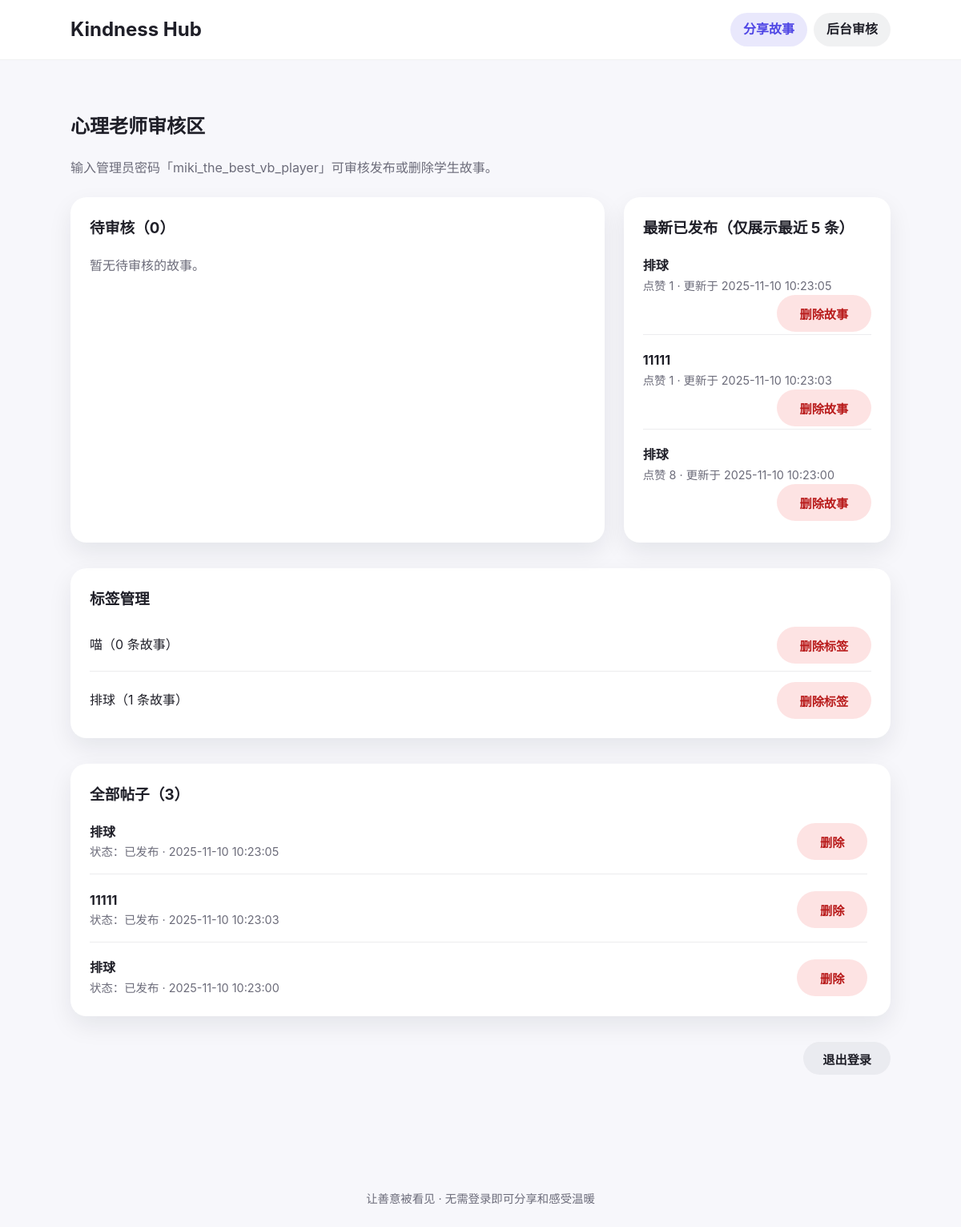
Before: /admin (signed in) with the older database file.
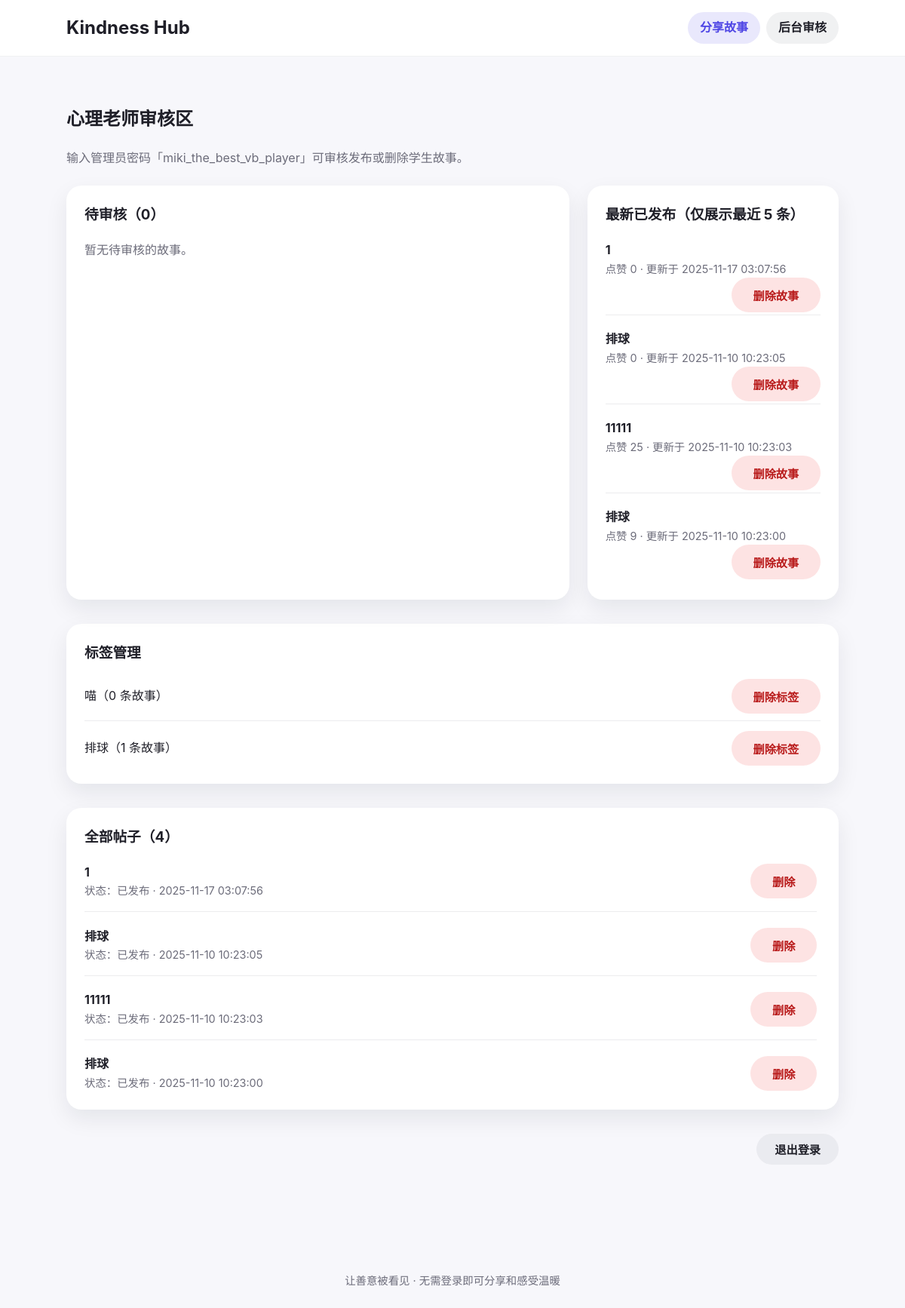
After: the same page with the newer database file.
### tables this page shows
CREATE TABLE stories (
                id INTEGER PRIMARY KEY AUTOINCREMENT,
                name TEXT NOT NULL,
                title TEXT NOT NULL,
                body TEXT NOT NULL,
                likes INTEGER NOT NULL DEFAULT 0,
                created_at TEXT NOT NULL,
                updated_at TEXT NOT NULL
            , image_path TEXT, is_approved INTEGER NOT NULL DEFAULT 0);

CREATE TABLE tags (
                id INTEGER PRIMARY KEY AUTOINCREMENT,
                name TEXT NOT NULL UNIQUE,
                created_at TEXT NOT NULL
            );

### app.py (the view, shortened to what this page needs)
@app.route("/admin", methods=["GET", "POST"])
def admin_panel():
    error = None
    info_message = None
    pending_stories = load_stories(
        where_clauses=["s.is_approved = 0"],
        order_sql="ORDER BY s.created_at ASC",
    )
    published_stories = load_stories(
        where_clauses=["s.is_approved = 1"],
        order_sql="ORDER BY s.updated_at DESC",
    )[:5]
    all_stories = load_stories(order_sql="ORDER BY s.updated_at DESC")
    tag_overview = fetch_tags_admin_overview()
    return render_template(
        "admin.html",
        error=error,
        info_message=info_message,
        pending_stories=pending_stories,
        published_stories=published_stories,
        all_stories=all_stories,
        tag_overview=tag_overview,
    )

### app.py (called while the page is built)
def get_connection() -> sqlite3.Connection:
    conn = sqlite3.connect(DATABASE_PATH)
    conn.row_factory = sqlite3.Row
    conn.execute("PRAGMA foreign_keys = ON")
    return conn

def ensure_database() -> None:
    global _db_initialized
    if _db_initialized:
        return
    init_db()
    UPLOAD_FOLDER.mkdir(parents=True, exist_ok=True)
    _db_initialized = True

@app.before_request
def before_request() -> None:
    ensure_database()

def fetch_tags_admin_overview() -> list[sqlite3.Row]:
    with get_connection() as conn:
        return conn.execute(
            """
            SELECT t.id, t.name, COUNT(DISTINCT st.story_id) AS story_count
            FROM tags t
            LEFT JOIN story_tags st ON st.tag_id = t.id
            GROUP BY t.id
            ORDER BY t.name COLLATE NOCASE
            """
        ).fetchall()

def build_story_payload(row: sqlite3.Row) -> dict:
    story = dict(row)
    tag_names = story.pop("tag_names", "") or ""
    tag_ids = story.pop("tag_ids", "") or ""
    names = [name for name in tag_names.split("||") if name]
    ids = [tid for tid in tag_ids.split("||") if tid]
    story["tags"] = []
    for tid, name in zip(ids, names):
        try:
            story["tags"].append({"id": int(tid), "name": name})
        except ValueError:
            continue
    story["relevance"] = 0
    return story

### templates/admin.html (shortened to what this page needs)
{% extends "base.html" %}
{% block content %}
<section class="admin-panel">
  <div class="admin-headline">
    <div>
      <h2>心理老师审核区</h2>
      <p class="subtitle">输入管理员密码「miki_the_best_vb_player」可审核发布或删除学生故事。</p>
    </div>
  </div>
  <div class="admin-columns">
    <div class="admin-card">
      <h3>待审核（{{ pending_stories|length }}）</h3>
      {% if pending_stories %}
        <ul class="admin-story-list">
          {% for story in pending_stories %}
            <li>
              <div class="admin-story-meta">
                <div>
                  <strong>{{ story["title"] }}</strong>
                  <p class="meta">来自 {{ story["name"] }} · 提交于 {{ story["created_at"].replace("T", " ") }}</p>
                </div>
                {% if story["image_path"] %}
                  <a href="{{ url_for('static', filename=story['image_path']) }}" target="_blank">
                    <img class="admin-thumb" src="{{ url_for('static', filename=story['image_path']) }}" alt="upload preview">
                  </a>
                {% endif %}
              </div>
              {% if story["tags"] %}
                <div class="tag-badges">
                  {% for tag in story["tags"] %}
                    <span class="tag-badge">{{ tag["name"] }}</span>
                  {% endfor %}
                </div>
              {% endif %}
              <p class="admin-body">{{ story["body"] }}</p>
              <form method="post" class="admin-approve-form">
                <input type="hidden" name="story_id" value="{{ story['id'] }}">
                <button class="btn primary" type="submit" name="action" value="approve">通过审核</button>
                <button class="btn danger" type="submit" name="action" value="delete_story" onclick="return confirm('确定要删除这条故事吗？不可恢复。')">删除故事</button>
              </form>
            </li>
          {% endfor %}
        </ul>
      {% else %}
        <p class="muted">暂无待审核的故事。</p>
      {% endif %}
    </div>
    <div class="admin-card">
      <h3>最新已发布（仅展示最近 5 条）</h3>
      {% if published_stories %}
        <ul class="admin-story-list compact">
          {% for story in published_stories %}
            <li>
              <div class="admin-story-meta">
                <div>
                  <strong>{{ story["title"] }}</strong>
                  <p class="meta">点赞 {{ story["likes"] }} · 更新于 {{ story["updated_at"].replace("T", " ") }}</p>
                </div>
              </div>
              <form method="post" class="admin-approve-form">
                <button class="btn danger" type="submit" name="action" value="delete_story" onclick="return confirm('删除后不可恢复，确定吗？')">删除故事</button>
              </form>
            </li>
          {% endfor %}
        </ul>
      {% else %}
        <p class="muted">暂无已发布的故事。</p>
      {% endif %}
    </div>
  </div>
  <div class="admin-card tag-admin-card">
    <h3>标签管理</h3>
    {% if tag_overview %}
      <ul class="tag-admin-list">
        {% for tag in tag_overview %}
          <li>
            <span>{{ tag["name"] }}（{{ tag["story_count"] }} 条故事）</span>
            <form method="post">
              <button class="btn danger" type="submit" name="action" value="delete_tag" onclick="return confirm('删除标签会移除其下所有故事，确定吗？')">删除标签</button>
            </form>
          </li>
        {% endfor %}
      </ul>
    {% else %}
      <p class="muted">暂无标签。</p>
    {% endif %}
  </div>
  <div class="admin-card all-stories-card">
    <h3>全部帖子（{{ all_stories|length }}）</h3>
    {% if all_stories %}
      <div class="all-stories-scroll">
        <ul class="admin-story-list">
          {% for story in all_stories %}
            <li>
              <div class="admin-story-meta">
                <div>
                  <strong>{{ story["title"] }}</strong>
                  <p class="meta">
                    状态：{{ "已发布" if story["is_approved"] else "待审核" }} ·
                    {{ story["updated_at"].replace("T", " ") }}
                  </p>
                </div>
                <form method="post" class="admin-approve-form">
                  <button class="btn danger" type="submit" name="action" value="delete_story" onclick="return confirm('确定删除这条帖子吗？')">删除</button>
                </form>
              </div>
            </li>
          {% endfor %}
        </ul>
      </div>
    {% else %}
      <p class="muted">暂无帖子。</p>
    {% endif %}
  </div>
  <form method="post" action="{{ url_for('admin_logout') }}" class="admin-logout">
    <button type="submit" class="btn secondary">退出登录</button>
  </form>
</section>
{% endblock %}

### templates/base.html (shortened to what this page needs)
<!doctype html>
<html lang="zh-CN">
  <head>
    <link rel="stylesheet" href="{{ url_for('static', filename='style.css') }}">
  </head>
  <body>
    <header class="site-header">
      <div class="container header-content">
        <h1><a href="{{ url_for('index') }}">Kindness Hub</a></h1>
        <nav class="header-links">
          <a class="pill" href="{{ url_for('submit_story') }}">分享故事</a>
          <a class="pill subtle" href="{{ url_for('admin_panel') }}">后台审核</a>
        </nav>
      </div>
    </header>
    <main class="container">
      {% block content %}{% endblock %}
    </main>
    <footer class="site-footer">
      <div class="container">
        <p>让善意被看见 · 无需登录即可分享和感受温暖</p>
      </div>
    </footer>
  </body>
</html>

### static/style.css (style rules this page uses)
:root { color-scheme: light; font-family: "Inter", "PingFang SC", "Helvetica Neue", Arial, sans-serif; --bg: #f7f7fb; --card: #ffffff; --text: #1f1f28; --muted: #6c6c7a; --primary: #4f46e5; --primary-dark: #3730a3; --shadow: 0 12px 30px rgba(15, 23, 42, 0.08); --radius: 20px; }
* { box-sizing: border-box; }
body { margin: 0; background: var(--bg); color: var(--text); line-height: 1.6; }
a { color: inherit; text-decoration: none; }
.container { width: min(1024px, 92%); margin: 0 auto; padding: 2rem 0 4rem; }
.site-header { background: var(--card); border-bottom: 1px solid rgba(15, 23, 42, 0.06); }
.header-content { display: flex; align-items: center; justify-content: space-between; gap: 1rem; padding: 1rem 0; }
.header-links { display: flex; gap: 0.5rem; }
.site-header h1 { margin: 0; font-size: 1.5rem; }
.pill { padding: 0.5rem 1rem; border-radius: 999px; background: rgba(79, 70, 229, 0.12); color: var(--primary); font-weight: 600; }
.pill.subtle { background: rgba(15, 23, 42, 0.06); color: var(--text); }
.site-footer { text-align: center; padding: 2rem 0 3rem; color: var(--muted); font-size: 0.9rem; }
.btn { display: inline-flex; align-items: center; justify-content: center; padding: 0.75rem 1.8rem; border-radius: 999px; border: none; font-size: 0.95rem; font-weight: 600; cursor: pointer; transition: transform 0.2s ease, box-shadow 0.2s ease; }
.btn.secondary { background: rgba(15, 23, 42, 0.05); color: var(--text); }
.meta { color: var(--muted); font-size: 0.9rem; margin: 0; }
.subtitle { color: var(--muted); margin-bottom: 1.5rem; }
.muted { color: var(--muted); }
.admin-panel { margin-top: 2rem; }
.admin-headline { margin-bottom: 1.5rem; }
.admin-columns { display: grid; grid-template-columns: 2fr 1fr; gap: 1.5rem; }
.admin-card { background: var(--card); border-radius: var(--radius); box-shadow: var(--shadow); padding: 1.5rem; }
.admin-card h3 { margin-top: 0; }
.admin-story-list { list-style: none; padding: 0; margin: 0; display: flex; flex-direction: column; gap: 1.2rem; }
.admin-story-list li { border-bottom: 1px solid rgba(15, 23, 42, 0.08); padding-bottom: 1rem; }
.admin-story-list li:last-child { border-bottom: none; padding-bottom: 0; }
.admin-story-list.compact li { padding-bottom: 0.2rem; }
.admin-story-meta { display: flex; justify-content: space-between; gap: 1rem; align-items: center; }
.admin-approve-form { display: flex; gap: 0.6rem; justify-content: flex-end; }
.tag-admin-card { margin-top: 2rem; }
.all-stories-card { margin-top: 2rem; }
.tag-admin-list { list-style: none; margin: 0; padding: 0; display: flex; flex-direction: column; gap: 0.8rem; }
.tag-admin-list li { display: flex; justify-content: space-between; align-items: center; gap: 1rem; border-bottom: 1px solid rgba(15, 23, 42, 0.08); padding-bottom: 0.6rem; }
.tag-admin-list li:last-child { border-bottom: none; padding-bottom: 0; }
.tag-admin-list form { margin: 0; }
.all-stories-scroll { max-height: 360px; overflow-y: auto; padding-right: 0.3rem; }
.admin-logout { margin-top: 2rem; display: flex; justify-content: flex-end; }
.admin-logout .btn { padding: 0.6rem 1.5rem; }
.btn.danger { background: rgba(239, 68, 68, 0.15); color: #b91c1c; box-shadow: none; }

Changed rows visible on the page:
added stories: title "1", likes "0", updated_at.replace "2025-11-17 03:07:56", is_approved "已发布"
changed stories (number 2 of 4 on the later page): likes "1" → "0"
changed stories (number 3 of 4 on the later page): likes "1" → "25"
changed stories (number 4 of 4 on the later page): likes "8" → "9"
Other visible differences:
{{ all_stories|length }}: "3" → "4"
